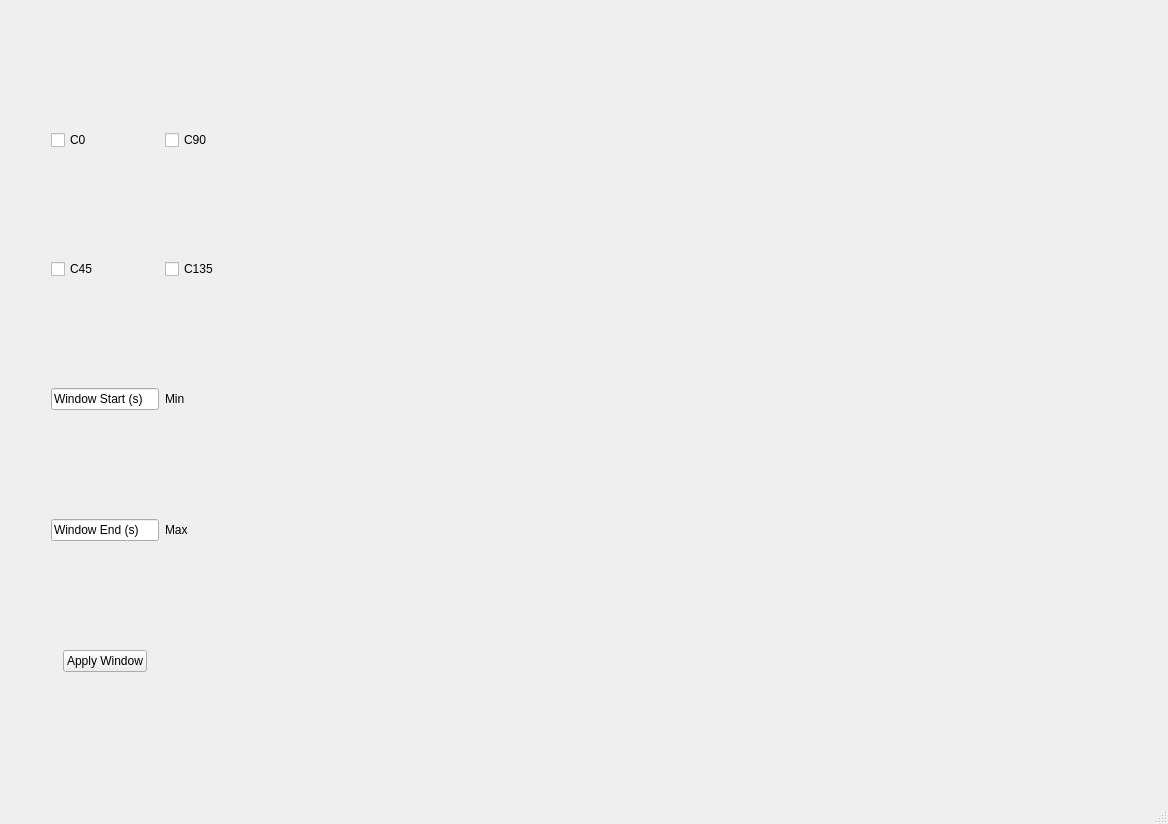
<?xml version="1.0" encoding="UTF-8"?>
<ui version="4.0">
 <class>MainWindow</class>
 <widget class="QMainWindow" name="MainWindow">
  <property name="geometry">
   <rect>
    <x>0</x>
    <y>0</y>
    <width>1168</width>
    <height>824</height>
   </rect>
  </property>
  <property name="windowTitle">
   <string>MainWindow</string>
  </property>
  <widget class="QWidget" name="centralwidget">
   <layout class="QGridLayout" name="gridLayout_3">
    <item row="0" column="0">
     <widget class="QWidget" name="centralWidgetHorizontalWidget" native="true">
      <layout class="QGridLayout" name="gridLayout_4">
       <item row="0" column="0" alignment="Qt::AlignLeft">
        <widget class="QWidget" name="leftPanel" native="true">
         <layout class="QGridLayout" name="gridLayout">
          <item row="0" column="4">
           <widget class="QCheckBox" name="C90">
            <property name="text">
             <string>C90</string>
            </property>
           </widget>
          </item>
          <item row="3" column="4">
           <widget class="QLabel" name="maxTime">
            <property name="text">
             <string>Max</string>
            </property>
           </widget>
          </item>
          <item row="1" column="2">
           <widget class="QCheckBox" name="C45">
            <property name="text">
             <string>C45</string>
            </property>
           </widget>
          </item>
          <item row="2" column="4">
           <widget class="QLabel" name="minTime">
            <property name="text">
             <string>Min</string>
            </property>
           </widget>
          </item>
          <item row="1" column="4">
           <widget class="QCheckBox" name="C135">
            <property name="text">
             <string>C135</string>
            </property>
           </widget>
          </item>
          <item row="2" column="2">
           <widget class="QLineEdit" name="windowStart">
            <property name="text">
             <string>Window Start (s)</string>
            </property>
           </widget>
          </item>
          <item row="3" column="2">
           <widget class="QLineEdit" name="windowEnd">
            <property name="text">
             <string>Window End (s)</string>
            </property>
           </widget>
          </item>
          <item row="0" column="2">
           <widget class="QCheckBox" name="C0">
            <property name="text">
             <string>C0</string>
            </property>
           </widget>
          </item>
          <item row="0" column="0">
           <widget class="QWidget" name="leftPanelGridWidget" native="true">
            <layout class="QGridLayout" name="gridLayout_5"/>
           </widget>
          </item>
          <item row="4" column="2" alignment="Qt::AlignHCenter">
           <widget class="QPushButton" name="applyWindow">
            <property name="text">
             <string>Apply Window</string>
            </property>
           </widget>
          </item>
         </layout>
        </widget>
       </item>
      </layout>
     </widget>
    </item>
   </layout>
  </widget>
  <widget class="QMenuBar" name="menubar">
   <property name="geometry">
    <rect>
     <x>0</x>
     <y>0</y>
     <width>1168</width>
     <height>22</height>
    </rect>
   </property>
  </widget>
  <widget class="QStatusBar" name="statusbar"/>
 </widget>
 <resources/>
 <connections/>
</ui>
